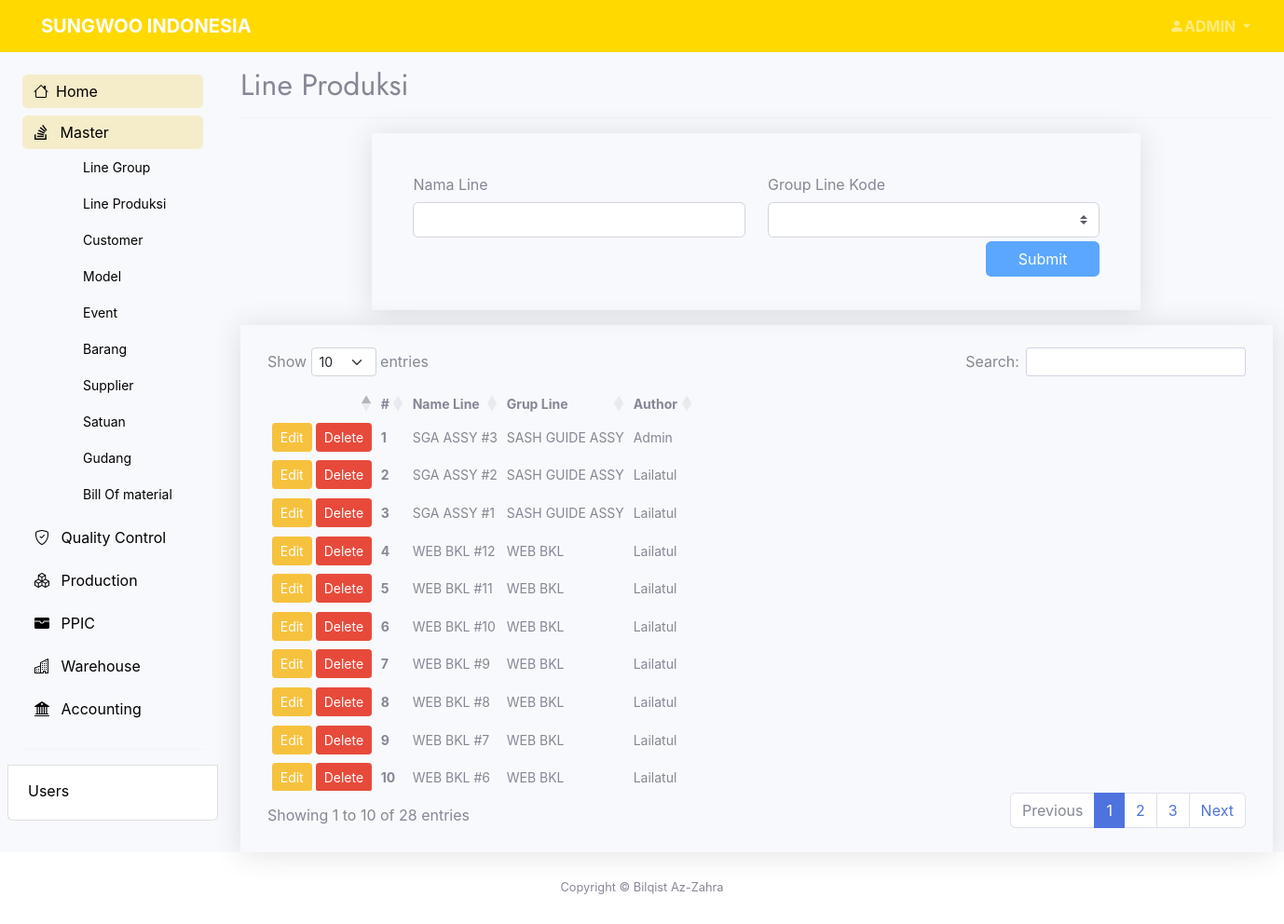
The app's page /pages/master/add-lineprd.php (signed in) with its own data.
### tables this page shows
CREATE TABLE `master_line` (
  `idline` int(11) NOT NULL,
  `namaline` varchar(30) NOT NULL,
  `grupline` varchar(30) NOT NULL,
  `create_at` datetime NOT NULL DEFAULT current_timestamp(),
  `author` varchar(30) NOT NULL
);

### pages/master/add-lineprd.php (the view, shortened to what this page needs)
<?php
    include "../../connect.php";
?>
<?php
    $namaline       = "";
    $grupline       = "";
    $tabelnya       = "master_line";
?>
<!DOCTYPE html>
<html lang="en">
<head>
    <?php include '../../layout/header.php' ?>
</head>
<body class="bg-light bg-light" >
	<section>
        <?php include '../../layout/topbar.php' ?>
    </section>
    <section class="container-xxl">
		<div class="row flex-nowrap">
			<div class="col-auto px-0 max-vh-100">
                <?php include '../../layout/sidebar.php' ?>
                <div class="col ps-md-3 max-vh-100" data-aos="fade" data-aos-delay="100">
                    <div class="page-header pt-3">
                        <h2>Line Produksi</h2>
                    </div>
                    <hr class="mb-3">
                    <div class="row justify-content-md-center">
                        <div class="col-lg-9 col-md-12 mb-3">
                            <div class="container shadow px-4 py-3">
                                <div class="card-body bg-light">
                                    <form action="" method="POST">
                                        <div class="row">
                                            <div class="col-md-6">
                                                <div class="mb-1 row">
                                                    <label for="nama" class="col-sm-12 col-form-label">Nama Line</label>
                                                    <div class="col-sm-12">
                                                        <input type="text" class="form-control" id="nama" name="nama" value="<?php echo $namaline ?>">
                                                    </div>
                                                </div>
                                            </div>
                                            <div class="col-md-6">
                                                <div class="mb-1 row">
                                                    <label for="grupcode" class="col-sm-12 col-form-label">Group Line Kode</label>
                                                    <div class="col-sm-12">
                                                        <select name="grupline" id="grupline" class="form-control-sm form-control custom-select">
                                                        <option value="<?php echo $grupline ?>"><?php echo $grupline ?></option>
                                                            <?php
                                                            $sql = mysqli_query($conn, "SELECT idgruline,nama_gru FROM master_grupline order by create_at");
                                                            while ($data = mysqli_fetch_assoc($sql)) {
                                                                ?>
                                                                <option value="<?php echo $data['nama_gru']; ?>"><?php echo $data['nama_gru']; ?></option>
                                                            <?php
                                                            }
                                                            ?>
                                                        </select>
                                                    </div>
                                                </div>
                                            </div>
                                            <div class="col-sm-12 d-flex justify-content-end">
                                                <input type="submit" id="submit" name="submit" value="Submit" class="btn btn-submit col-md-3 col-lg-2" />
                                            </div>
                                        </div>
                                    </form>
                                </div>
                            </div>
                        </div>
                        <div class="col-lg-12 col-md-12">
                            <div class="container shadow px-4 py-4">
                                <div class="table-responsive-lg">
                                    <table id="lineprd_table" class="table-sm display nowrap table-hover">
                                        <thead>
                                            <tr>
                                                <th scope="col"></th>
                                                <th scope="col">#</th>
                                                <th scope="col">Name Line</th>
                                                <th scope="col">Grup Line</th>
                                                <th scope="col">Author</th>
                                            </tr>
                                        </thead>
                                        <tbody>
                                            <?php
                                            $sql2   = "SELECT * FROM $tabelnya ORDER BY create_at DESC";
                                            $q2     = mysqli_query($conn, $sql2);
                                            $order   = 1;
                                            while ($r2 = mysqli_fetch_array($q2)) {
                                                $id             = $r2['idline'];
                                                $namaline       = $r2['namaline'];
                                                $grupline       = $r2['grupline'];
                                                $author         = $r2['author'];
                                            ?>
                                                <tr>
                                                    <td scope="row">
                                                        <a href="add-lineprd.php?op=edit&id=<?php echo $id ?>"><button type="button" class="btn btn-sm btn-warning">Edit</button></a>
                                                        <a href="add-lineprd.php?op=delete&id=<?php echo $id ?>" onclick="return confirm('Are you sure you want to delete the data?')"><button type="button" class="btn btn-sm btn-danger">Delete</button></a>
                                                    </td>
                                                    <th scope="row"><?php echo $order++ ?></th>
                                                    <td scope="row"><?php echo $namaline  ?></td>
                                                    <td scope="row"><?php echo $grupline ?></td>
                                                    <td scope="row"><?php echo $author ?></td>
                                                </tr>
                                            <?php
                                            }
                                            ?>
                                        </tbody>
                                    </table>
                                </div>
                            </div>
                        </div>
                    </div>
                </div>
            </div>
        </div>
    </section>
 <?php include '../../layout/footer.php' ?>
</body>
</html>

### assets/css/style.css (style rules this page uses)
body { height: 100hv; font-family: "Open Sans", sans-serif; color: #444444; }
h1, h2, h3, h4, h5, h6 { font-family: "Jost", sans-serif; }
.btn-login, .btn-dash, .btn-submit { background: #5ba7ff!important; color: #ffffff!important; }
.table-sm,.btn-warning,.btn-danger { font-size: 14px; }

### records on screen
master_line: namaline "SGA ASSY #3", grupline "SASH GUIDE ASSY", author "Admin"
master_line: namaline "SGA ASSY #2", grupline "SASH GUIDE ASSY", author "Lailatul"
master_line: namaline "SGA ASSY #1", grupline "SASH GUIDE ASSY", author "Lailatul"
master_line: namaline "WEB BKL #12", grupline "WEB BKL", author "Lailatul"
master_line: namaline "WEB BKL #11", grupline "WEB BKL", author "Lailatul"
master_line: namaline "WEB BKL #10", grupline "WEB BKL", author "Lailatul"
master_line: namaline "WEB BKL #9", grupline "WEB BKL", author "Lailatul"
master_line: namaline "WEB BKL #8", grupline "WEB BKL", author "Lailatul"
master_line: namaline "WEB BKL #7", grupline "WEB BKL", author "Lailatul"
master_line: namaline "WEB BKL #6", grupline "WEB BKL", author "Lailatul"

### other values on screen
$_SESSION['name'] "ADMIN"
